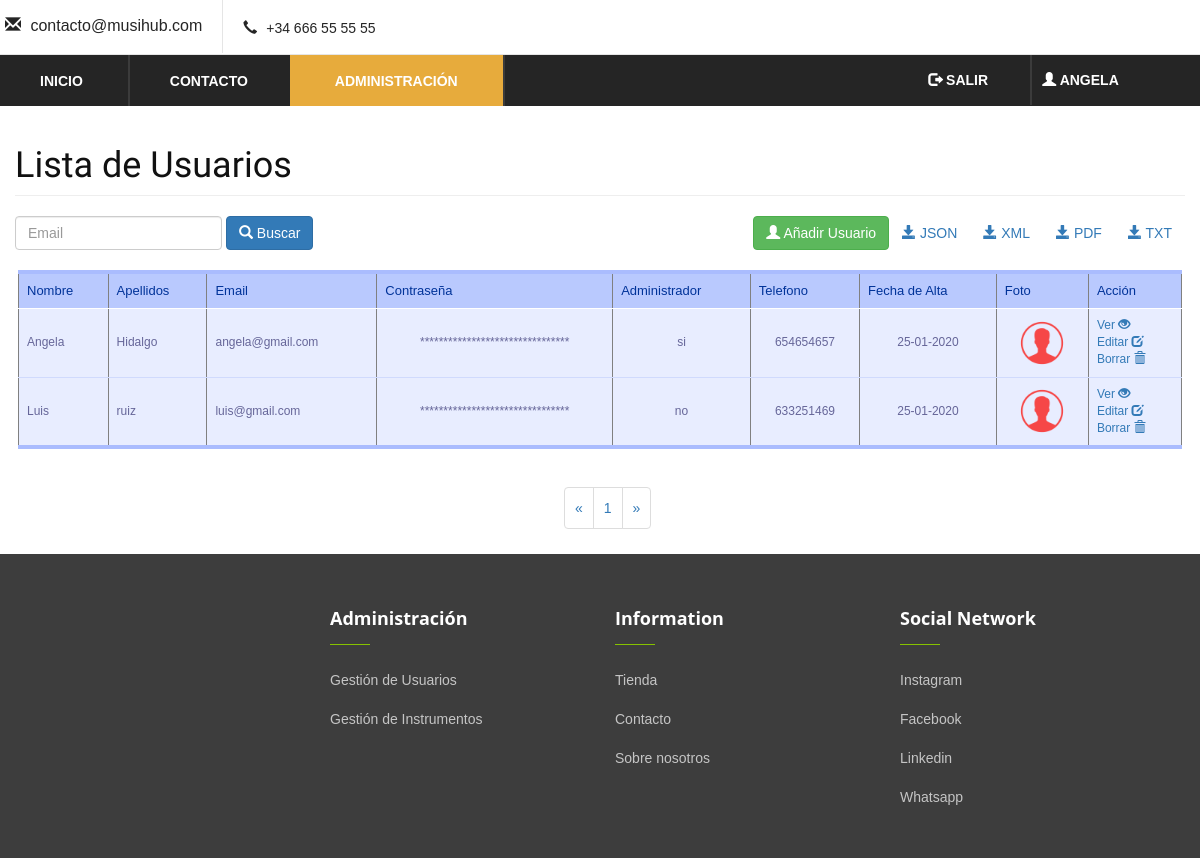
/admin/vistas_usuarios/listado_usu.php (signed in), run on the app's committed database.
### tables this page shows
CREATE TABLE IF NOT EXISTS `usuarios` (
  `id` int(11) NOT NULL AUTO_INCREMENT,
  `nombre` text NOT NULL,
  `apellidos` text NOT NULL,
  `email` text NOT NULL,
  `password` text NOT NULL,
  `administrador` text NOT NULL,
  `telefono` text NOT NULL,
  `fecha_alta` text NOT NULL,
  `foto` text NOT NULL,
  PRIMARY KEY (`id`)
);

### controladores/ControladorBD.php (called while the page is built, shortened)
<?php
class ControladorBD{
    private $servername = "localhost";
    private $username = "root";
    private $password = "";
    private $dbname = "music";
    private $server ="mysql";
    private $bd;
    static private $instancia=null;
    public static function getControlador() {
        if (self::$instancia == null) {
            self::$instancia = new ControladorBD();
        }
        return self::$instancia;
    }
    public function abrirBD(){
        try{
            $this->bd = new PDO($this->server.":host=$this->servername;dbname=$this->dbname", $this->username, $this->password);
            $this->bd->setAttribute(PDO::ATTR_ERRMODE, PDO::ERRMODE_EXCEPTION);
        } catch (PDOException $e) {
            die("conexión fallida " . $e->getMessage());
        }
    }
    public function cerrarBD() {
        $this->bd=null;
    }
    public function consultarBD($consulta, $parametros=null){
        if($parametros!=null)
            return $this->consultarBDParametros($consulta,$parametros);
        else
            return $this->consultarBDDirecta($consulta);
    }
    private function consultarBDParametros($consulta, $parametros) {
        $this->st = $this->bd->prepare($consulta);
        $this->st->execute($parametros);
        return $this->st;
    }
}
?>

### modelos/usuario.php (called while the page is built, shortened)
<?php
class usuario {
    private $id;
    private $nombre;
    private $apellidos;
    private $email;
    private $password;
    private $administrador;
    private $telefono;
    private $fecha_alta;
    private $foto;
    public function __construct($id, $nombre, $apellidos, $email, $password, $administrador, $telefono, $fecha_alta, $foto) {
        $this->id = $id;
        $this->nombre = $nombre;
        $this->apellidos = $apellidos;
        $this->email = $email;
        $this->password = $password;
        $this->administrador = $administrador;
        $this->telefono = $telefono;
        $this->fecha_alta = $fecha_alta;
        $this->foto = $foto;
    }
    function getid() {
        return $this->id;
    }
    function getnombre() {
        return $this->nombre;
    }
    function getapellidos() {
        return $this->apellidos;
    }
    function getemail() {
        return $this->email;
    }
    function getpassword() {
        return $this->password;
    }
    function getadministrador() {
        return $this->administrador;
    }
    function gettelefono() {
        return $this->telefono;
    }
    function getfecha_alta() {
        return $this->fecha_alta;
    }
    function getfoto() {
        return $this->foto;
    }
}
?>

### utilidades/funciones.php (called while the page is built, shortened)
<?php
function encode($str){
    return urlencode(base64_encode($str));
}

### admin/vistas_usuarios/listado_usu.php (the view, shortened to what this page needs)
<!DOCTYPE html>
<html lang="es">
<head>
</head>
<body>
<?php
require_once "../../cabecera.php";
if(isset($_SESSION['USUARIO']['email'])){
    if($_SESSION['administrador'] == "si"){
?>
<div class="container-fluid">
        <div class="row">
            <div class="col-md-12">
                <div class="page-header clearfix">
                    <h2 class="pull-left">Lista de Usuarios</h2>
                </div>
                <form class="form-inline" action="<?php echo htmlspecialchars($_SERVER["PHP_SELF"]); ?>" method="post" id="no_imprimir">
                    <div class="form-group mx-sm-5 mb-2">
                        <input type="text" class="form-control" id="buscar" name="usuario" placeholder="Email">
                    </div>
                    <button type="submit" class="btn btn-primary mb-2"> <span class="glyphicon glyphicon-search"></span>  Buscar</button>
                    <a href="../../utilidades/descargar.php?opcion=TXTUsu" class="btn pull-right" target="_blank"><span class="glyphicon glyphicon-save"></span>  TXT</a>
                    <a href="../../utilidades/descargar.php?opcion=PDFUsu" class="btn pull-right" target="_blank"><span class="glyphicon glyphicon-save"></span>  PDF</a>
                    <a href="../../utilidades/descargar.php?opcion=XMLUsu" class="btn pull-right" target="_blank"><span class="glyphicon glyphicon-save"></span>  XML</a>
                    <a href="../../utilidades/descargar.php?opcion=JSONUsu" class="btn pull-right" target="_blank"><span class="glyphicon glyphicon-save"></span>  JSON</a>
                    <a href="create_usu.php" class="btn btn-success pull-right"><span class="glyphicon glyphicon-user"></span>  Añadir Usuario</a>
                    <br><br>
                </form>
            </div>
<?php
require_once CONTROLLER_PATH."ControladorUsuario.php";
require_once CONTROLLER_PATH. "Paginador.php";
require_once UTILITY_PATH. "funciones.php";
if (!isset($_POST["usuario"])){
    $email="";
}else {
    $email= filtrado($_POST["usuario"]);
}
$pagina = ( isset($_GET['page']) ) ? $_GET['page'] : 1;
$enlaces = ( isset($_GET['enlaces']) ) ? $_GET['enlaces'] : 10;
$consulta="SELECT * FROM usuarios WHERE email LIKE :email";
$parametros=array(':email'=>"%". $email. "%");
$limite=5;
$paginador= new Paginador($consulta,$parametros,$limite);
$resultados=$paginador->getDatos($pagina);
if(count($resultados->datos)>0){
    echo "<table border='1'>";
        echo "<thead>";
        echo "<tr>";
        echo "<th>Nombre</th>";
        echo "<th>Apellidos</th>";
        echo "<th>Email</th>";
        echo "<th>Contraseña</th>";
        echo "<th>Administrador</th>";
        echo "<th>Telefono</th>";
        echo "<th>Fecha de Alta</th>";
        echo "<th>Foto</th>";
        echo "<th>Acción</th>";
        echo "</tr>";
        echo "</thead>";
        echo "<tbody>";
    foreach($resultados->datos as $c){
        $usuario= new usuario($c->id, $c->nombre,$c->apellidos,$c->email,$c->password,$c->administrador,$c->telefono,$c->fecha_alta,$c->foto);
        echo "<tr>";
                    echo "<td>" . $usuario->getnombre() . "</td>";
                    echo "<td>" . $usuario->getapellidos() . "</td>";
                    echo "<td>" . $usuario->getemail() . "</td>";
                    echo "<td class='centrado'>" . str_repeat("*",strlen($usuario->getpassword()))  . "</td>";
                    echo "<td class='centrado'>" . $usuario->getadministrador() . "</td>";
                    echo "<td class='centrado'>" . $usuario->gettelefono() . "</td>";
                    echo "<td class='centrado'>" . $usuario->getfecha_alta() . "</td>";
                    echo "<td class='centrado'><img src='../../imagenes/fotos/".$usuario->getfoto()."' width='48px' height='48px'></td>";
                    echo "<td>";
                    echo "<a class='letra' href='leer_usu.php?id=" . encode($usuario->getid()) . "' title='Ver usuario'>Ver   <span class='glyphicon glyphicon-eye-open'></span></a>" . "<br>";
                    echo "<a class='letra' href='update_usu.php?id=" . encode($usuario->getid()) . "' title='Actualizar Usuario' >Editar   <span class='glyphicon glyphicon-edit'></span></a>" . "<br>";
                    echo "<a class='letra' href='borrar_usu.php?id=" . encode($usuario->getid()) . "' title='Borrar usuario' data-toggle='tooltip'>Borrar   <span class='glyphicon glyphicon-trash'></span></a>";
                    echo "</td>";
                    echo "</tr>";
    }
            echo "</tbody>";
            echo "</table>";
            echo $paginador->crearLinks($enlaces);
        } else {
            echo "<p class='lead'><em>No se ha encontrado ningun Usuario.</em></p>";
        }
        require_once VIEW_PATH . "../footer.php";
?>
<?php
    }else{
        header("location:/musihub/error403.php");
    }
    }else{
        header("location:/musihub/error403.php");
    }
    ?>
</body>
</html>

### css/style.css (style rules this page uses)
html, body { height: 100%; font-family: "Muli", sans-serif; -webkit-font-smoothing: antialiased; }
h1, h2, h3, h4, h5, h6 { margin: 0; color: #111111; font-weight: 400; font-family: "Muli", sans-serif; }
h2 { font-size: 36px; }
img { max-width: 100%; }

### admin/vistas_usuarios/listado_usu.php (style rules this page uses)
body { font-family: Arial, Helvetica, sans-serif; }
table { font-family: "Lucida Sans Unicode", "Lucida Grande", Sans-Serif; font-size: 12px; margin:1.5%; width: 97%; border-collapse: collapse; border-bottom: 4px solid #aabcfe; }
th { font-size: 13px; font-weight: normal; padding: 8px; background: #b9c9fe; border-top: 4px solid #aabcfe; border-bottom: 1px solid #fff; color: #039; }
.centrado { text-align: center; }
td { padding: 8px; background: #e8edff; border-bottom: 1px solid #d0dafd; color: #669; border-top: 1px solid transparent; }

### data on the page
usuarios: nombre "Angela", apellidos "Hidalgo", email "angela@gmail.com", password "********************************", administrador "si", telefono "654654657", fecha_alta "25-01-2020", foto (picture)
usuarios: nombre "Luis", apellidos "ruiz", email "luis@gmail.com", password "********************************", administrador "no", telefono "633251469", fecha_alta "25-01-2020", foto (picture)

### other printed values
$_SESSION['nombre'] "ANGELA"
